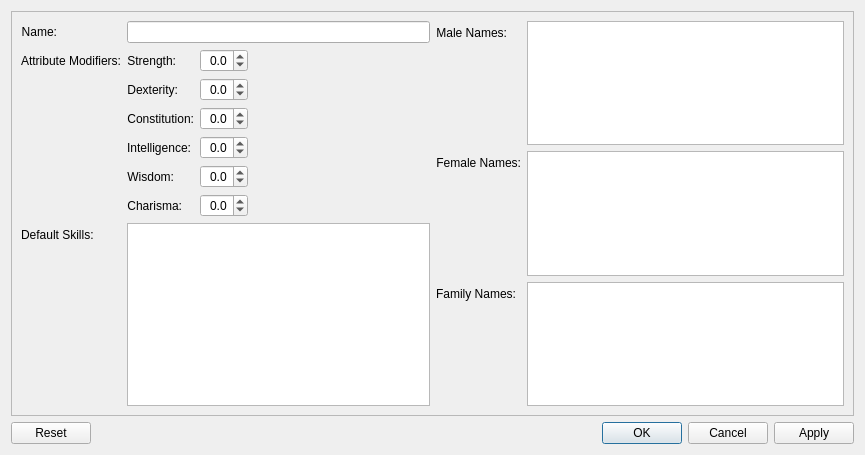
<?xml version="1.0" encoding="UTF-8"?>
<ui version="4.0">
 <class>Widget</class>
 <widget class="QWidget" name="Widget">
  <property name="geometry">
   <rect>
    <x>0</x>
    <y>0</y>
    <width>865</width>
    <height>455</height>
   </rect>
  </property>
  <property name="windowTitle">
   <string>Create Race</string>
  </property>
  <layout class="QVBoxLayout" name="verticalLayout">
   <item>
    <widget class="QScrollArea" name="scrollArea">
     <property name="widgetResizable">
      <bool>true</bool>
     </property>
     <widget class="QWidget" name="scrollAreaWidgetContents">
      <property name="geometry">
       <rect>
        <x>0</x>
        <y>0</y>
        <width>845</width>
        <height>406</height>
       </rect>
      </property>
      <layout class="QHBoxLayout" name="horizontalLayout_14">
       <item>
        <layout class="QFormLayout" name="formLayout_4">
         <item row="0" column="0">
          <widget class="QLabel" name="label">
           <property name="text">
            <string>Name:</string>
           </property>
           <property name="textFormat">
            <enum>Qt::PlainText</enum>
           </property>
           <property name="alignment">
            <set>Qt::AlignRight|Qt::AlignTrailing|Qt::AlignVCenter</set>
           </property>
           <property name="labelClass" stdset="0">
            <string>fieldName</string>
           </property>
          </widget>
         </item>
         <item row="0" column="1">
          <widget class="QLineEdit" name="nameLineEdit"/>
         </item>
         <item row="1" column="0">
          <widget class="QLabel" name="label_5">
           <property name="text">
            <string>Attribute Modifiers:</string>
           </property>
           <property name="textFormat">
            <enum>Qt::PlainText</enum>
           </property>
           <property name="alignment">
            <set>Qt::AlignRight|Qt::AlignTrailing|Qt::AlignVCenter</set>
           </property>
           <property name="labelClass" stdset="0">
            <string>fieldName</string>
           </property>
          </widget>
         </item>
         <item row="1" column="1">
          <layout class="QFormLayout" name="formLayout">
           <item row="0" column="0">
            <widget class="QLabel" name="label_8">
             <property name="text">
              <string>Strength:</string>
             </property>
             <property name="alignment">
              <set>Qt::AlignRight|Qt::AlignTrailing|Qt::AlignVCenter</set>
             </property>
            </widget>
           </item>
           <item row="0" column="1">
            <layout class="QHBoxLayout" name="horizontalLayout_2">
             <item>
              <widget class="ModifierSpinBox" name="strengthSpinBox">
               <property name="alignment">
                <set>Qt::AlignRight|Qt::AlignTrailing|Qt::AlignVCenter</set>
               </property>
               <property name="decimals">
                <number>1</number>
               </property>
               <property name="minimum">
                <double>-4.000000000000000</double>
               </property>
               <property name="maximum">
                <double>4.000000000000000</double>
               </property>
               <property name="singleStep">
                <double>0.100000000000000</double>
               </property>
              </widget>
             </item>
             <item>
              <spacer name="horizontalSpacer">
               <property name="orientation">
                <enum>Qt::Horizontal</enum>
               </property>
               <property name="sizeHint" stdset="0">
                <size>
                 <width>40</width>
                 <height>20</height>
                </size>
               </property>
              </spacer>
             </item>
            </layout>
           </item>
           <item row="1" column="1">
            <layout class="QHBoxLayout" name="horizontalLayout_3">
             <item>
              <widget class="ModifierSpinBox" name="dexteritySpinBox">
               <property name="alignment">
                <set>Qt::AlignRight|Qt::AlignTrailing|Qt::AlignVCenter</set>
               </property>
               <property name="decimals">
                <number>1</number>
               </property>
               <property name="minimum">
                <double>-4.000000000000000</double>
               </property>
               <property name="maximum">
                <double>4.000000000000000</double>
               </property>
               <property name="singleStep">
                <double>0.100000000000000</double>
               </property>
              </widget>
             </item>
             <item>
              <spacer name="horizontalSpacer_2">
               <property name="orientation">
                <enum>Qt::Horizontal</enum>
               </property>
               <property name="sizeHint" stdset="0">
                <size>
                 <width>40</width>
                 <height>20</height>
                </size>
               </property>
              </spacer>
             </item>
            </layout>
           </item>
           <item row="2" column="1">
            <layout class="QHBoxLayout" name="horizontalLayout_4">
             <item>
              <widget class="ModifierSpinBox" name="constitutionSpinBox">
               <property name="alignment">
                <set>Qt::AlignRight|Qt::AlignTrailing|Qt::AlignVCenter</set>
               </property>
               <property name="decimals">
                <number>1</number>
               </property>
               <property name="minimum">
                <double>-4.000000000000000</double>
               </property>
               <property name="maximum">
                <double>4.000000000000000</double>
               </property>
               <property name="singleStep">
                <double>0.100000000000000</double>
               </property>
              </widget>
             </item>
             <item>
              <spacer name="horizontalSpacer_3">
               <property name="orientation">
                <enum>Qt::Horizontal</enum>
               </property>
               <property name="sizeHint" stdset="0">
                <size>
                 <width>40</width>
                 <height>20</height>
                </size>
               </property>
              </spacer>
             </item>
            </layout>
           </item>
           <item row="3" column="1">
            <layout class="QHBoxLayout" name="horizontalLayout_5">
             <item>
              <widget class="ModifierSpinBox" name="intelligenceSpinBox">
               <property name="alignment">
                <set>Qt::AlignRight|Qt::AlignTrailing|Qt::AlignVCenter</set>
               </property>
               <property name="decimals">
                <number>1</number>
               </property>
               <property name="minimum">
                <double>-4.000000000000000</double>
               </property>
               <property name="maximum">
                <double>4.000000000000000</double>
               </property>
               <property name="singleStep">
                <double>0.100000000000000</double>
               </property>
              </widget>
             </item>
             <item>
              <spacer name="horizontalSpacer_4">
               <property name="orientation">
                <enum>Qt::Horizontal</enum>
               </property>
               <property name="sizeHint" stdset="0">
                <size>
                 <width>40</width>
                 <height>20</height>
                </size>
               </property>
              </spacer>
             </item>
            </layout>
           </item>
           <item row="4" column="1">
            <layout class="QHBoxLayout" name="horizontalLayout_6">
             <item>
              <widget class="ModifierSpinBox" name="wisdomSpinBox">
               <property name="alignment">
                <set>Qt::AlignRight|Qt::AlignTrailing|Qt::AlignVCenter</set>
               </property>
               <property name="decimals">
                <number>1</number>
               </property>
               <property name="minimum">
                <double>-4.000000000000000</double>
               </property>
               <property name="maximum">
                <double>4.000000000000000</double>
               </property>
               <property name="singleStep">
                <double>0.100000000000000</double>
               </property>
              </widget>
             </item>
             <item>
              <spacer name="horizontalSpacer_5">
               <property name="orientation">
                <enum>Qt::Horizontal</enum>
               </property>
               <property name="sizeHint" stdset="0">
                <size>
                 <width>40</width>
                 <height>20</height>
                </size>
               </property>
              </spacer>
             </item>
            </layout>
           </item>
           <item row="5" column="1">
            <layout class="QHBoxLayout" name="horizontalLayout_7">
             <item>
              <widget class="ModifierSpinBox" name="charismaSpinBox">
               <property name="alignment">
                <set>Qt::AlignRight|Qt::AlignTrailing|Qt::AlignVCenter</set>
               </property>
               <property name="decimals">
                <number>1</number>
               </property>
               <property name="minimum">
                <double>-4.000000000000000</double>
               </property>
               <property name="maximum">
                <double>4.000000000000000</double>
               </property>
               <property name="singleStep">
                <double>0.100000000000000</double>
               </property>
              </widget>
             </item>
             <item>
              <spacer name="horizontalSpacer_6">
               <property name="orientation">
                <enum>Qt::Horizontal</enum>
               </property>
               <property name="sizeHint" stdset="0">
                <size>
                 <width>40</width>
                 <height>20</height>
                </size>
               </property>
              </spacer>
             </item>
            </layout>
           </item>
           <item row="1" column="0">
            <widget class="QLabel" name="label_12">
             <property name="text">
              <string>Dexterity:</string>
             </property>
             <property name="alignment">
              <set>Qt::AlignRight|Qt::AlignTrailing|Qt::AlignVCenter</set>
             </property>
            </widget>
           </item>
           <item row="2" column="0">
            <widget class="QLabel" name="label_11">
             <property name="text">
              <string>Constitution:</string>
             </property>
             <property name="alignment">
              <set>Qt::AlignRight|Qt::AlignTrailing|Qt::AlignVCenter</set>
             </property>
            </widget>
           </item>
           <item row="3" column="0">
            <widget class="QLabel" name="label_7">
             <property name="text">
              <string>Intelligence:</string>
             </property>
             <property name="alignment">
              <set>Qt::AlignRight|Qt::AlignTrailing|Qt::AlignVCenter</set>
             </property>
            </widget>
           </item>
           <item row="4" column="0">
            <widget class="QLabel" name="label_10">
             <property name="text">
              <string>Wisdom:</string>
             </property>
             <property name="alignment">
              <set>Qt::AlignRight|Qt::AlignTrailing|Qt::AlignVCenter</set>
             </property>
            </widget>
           </item>
           <item row="5" column="0">
            <widget class="QLabel" name="label_9">
             <property name="text">
              <string>Charisma:</string>
             </property>
             <property name="alignment">
              <set>Qt::AlignRight|Qt::AlignTrailing|Qt::AlignVCenter</set>
             </property>
            </widget>
           </item>
          </layout>
         </item>
         <item row="2" column="1">
          <widget class="QTreeView" name="treeView"/>
         </item>
         <item row="2" column="0">
          <widget class="QLabel" name="label_6">
           <property name="text">
            <string>Default Skills:</string>
           </property>
          </widget>
         </item>
        </layout>
       </item>
       <item>
        <layout class="QFormLayout" name="formLayout_2">
         <item row="0" column="0">
          <widget class="QLabel" name="label_2">
           <property name="text">
            <string>Male Names:</string>
           </property>
           <property name="textFormat">
            <enum>Qt::PlainText</enum>
           </property>
           <property name="alignment">
            <set>Qt::AlignRight|Qt::AlignTrailing|Qt::AlignVCenter</set>
           </property>
           <property name="labelClass" stdset="0">
            <string>fieldName</string>
           </property>
          </widget>
         </item>
         <item row="0" column="1">
          <widget class="QPlainTextEdit" name="maleNamesTextEdit"/>
         </item>
         <item row="1" column="0">
          <widget class="QLabel" name="label_3">
           <property name="text">
            <string>Female Names:</string>
           </property>
           <property name="textFormat">
            <enum>Qt::PlainText</enum>
           </property>
           <property name="alignment">
            <set>Qt::AlignRight|Qt::AlignTrailing|Qt::AlignVCenter</set>
           </property>
           <property name="labelClass" stdset="0">
            <string>fieldName</string>
           </property>
          </widget>
         </item>
         <item row="1" column="1">
          <widget class="QPlainTextEdit" name="femaleNamesTextEdit"/>
         </item>
         <item row="2" column="0">
          <widget class="QLabel" name="label_4">
           <property name="text">
            <string>Family Names:</string>
           </property>
           <property name="textFormat">
            <enum>Qt::PlainText</enum>
           </property>
           <property name="alignment">
            <set>Qt::AlignRight|Qt::AlignTrailing|Qt::AlignVCenter</set>
           </property>
           <property name="labelClass" stdset="0">
            <string>fieldName</string>
           </property>
          </widget>
         </item>
         <item row="2" column="1">
          <widget class="QPlainTextEdit" name="familyNamesTextEdit"/>
         </item>
        </layout>
       </item>
      </layout>
     </widget>
    </widget>
   </item>
   <item>
    <widget class="QDialogButtonBox" name="buttonBox">
     <property name="orientation">
      <enum>Qt::Horizontal</enum>
     </property>
     <property name="standardButtons">
      <set>QDialogButtonBox::Apply|QDialogButtonBox::Cancel|QDialogButtonBox::Ok|QDialogButtonBox::Reset</set>
     </property>
    </widget>
   </item>
  </layout>
 </widget>
 <customwidgets>
  <customwidget>
   <class>ModifierSpinBox</class>
   <extends>QDoubleSpinBox</extends>
   <header>jgrpg/ModifierSpinBox.h</header>
  </customwidget>
 </customwidgets>
 <resources/>
 <connections>
  <connection>
   <sender>buttonBox</sender>
   <signal>clicked(QAbstractButton*)</signal>
   <receiver>Widget</receiver>
   <slot>clicked(QAbstractButton*)</slot>
   <hints>
    <hint type="sourcelabel">
     <x>492</x>
     <y>441</y>
    </hint>
    <hint type="destinationlabel">
     <x>482</x>
     <y>420</y>
    </hint>
   </hints>
  </connection>
 </connections>
 <slots>
  <slot>clicked(QAbstractButton*)</slot>
 </slots>
</ui>
